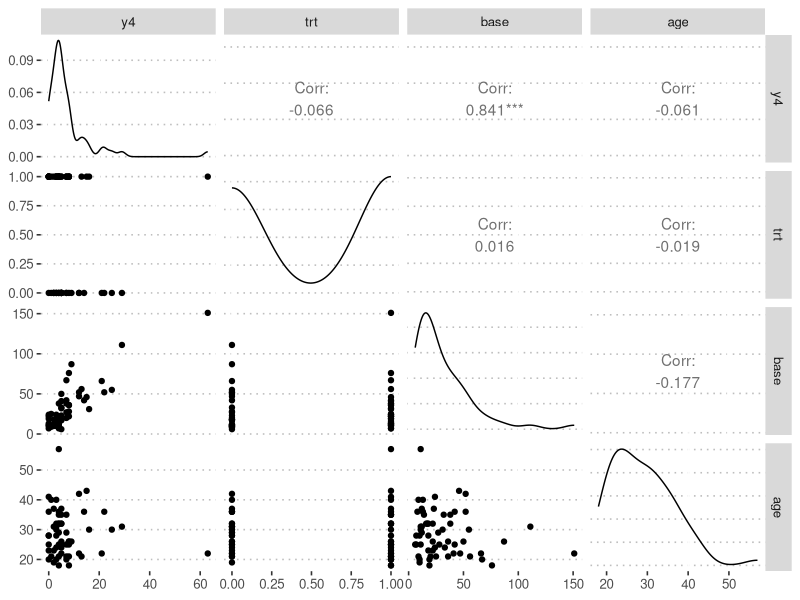
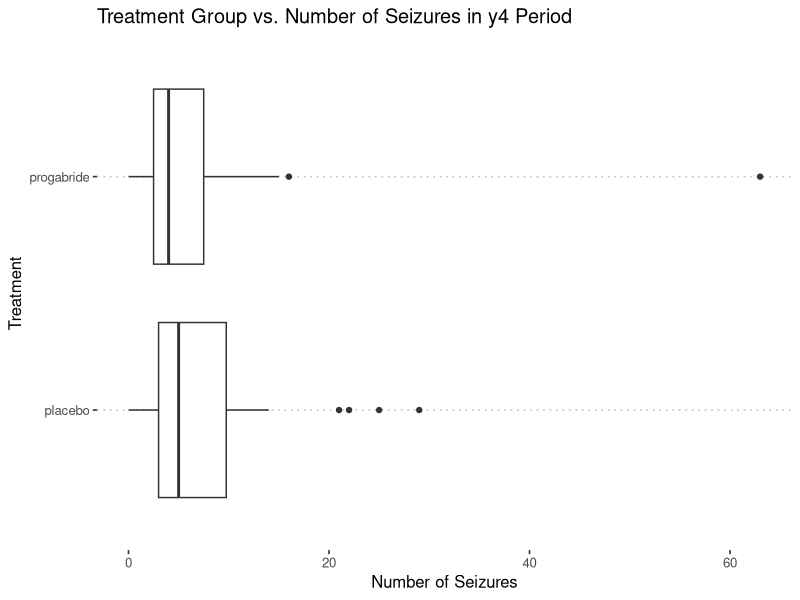
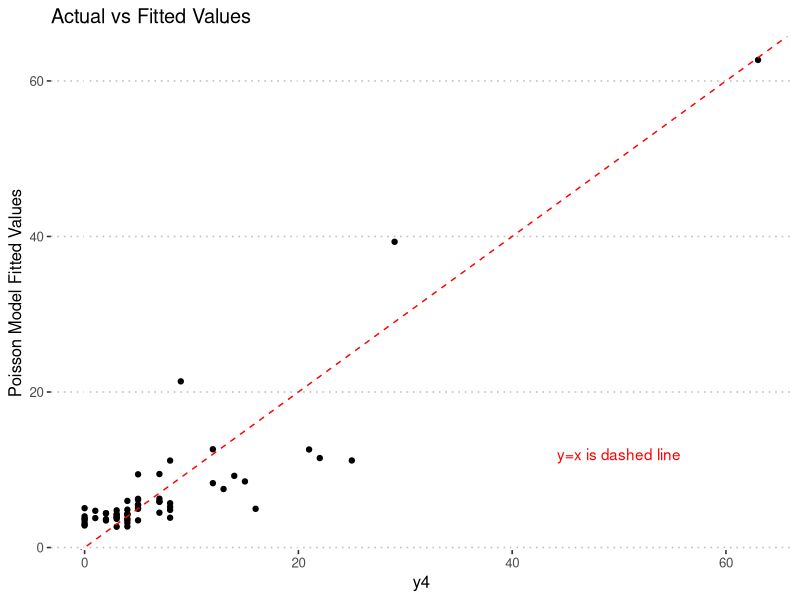
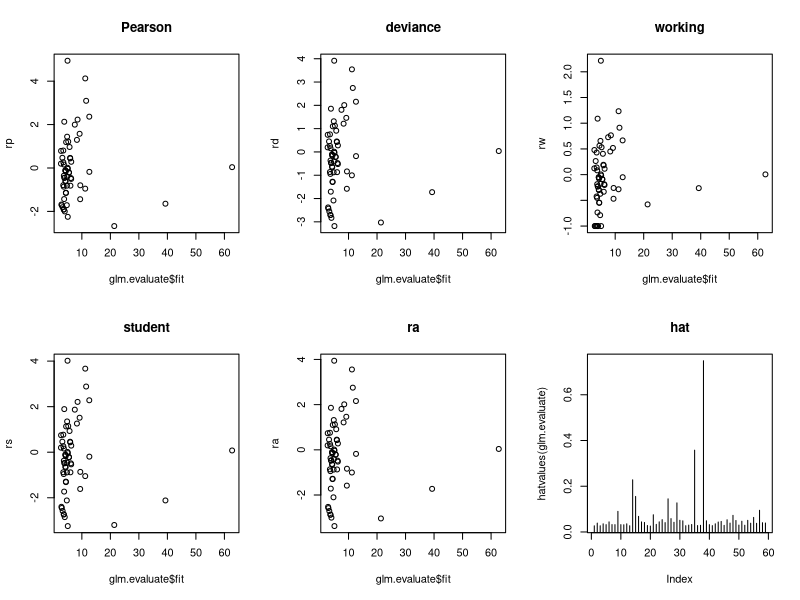
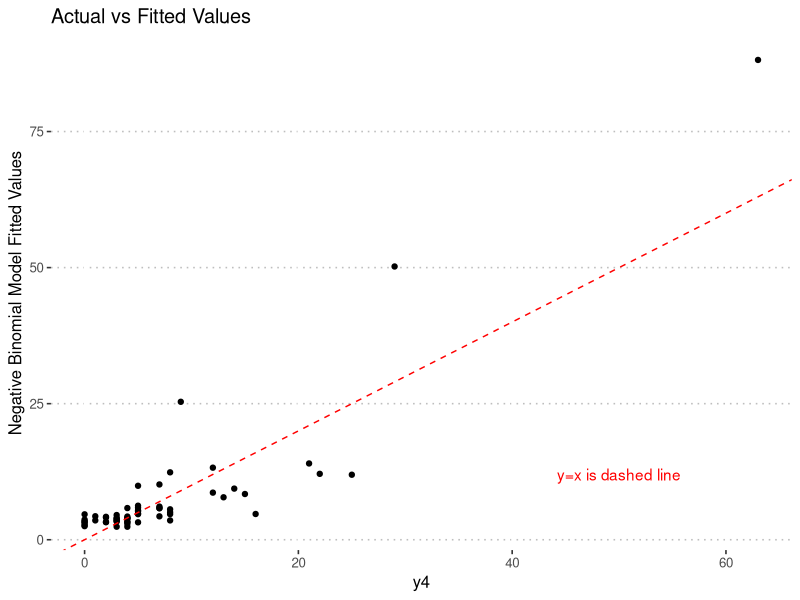
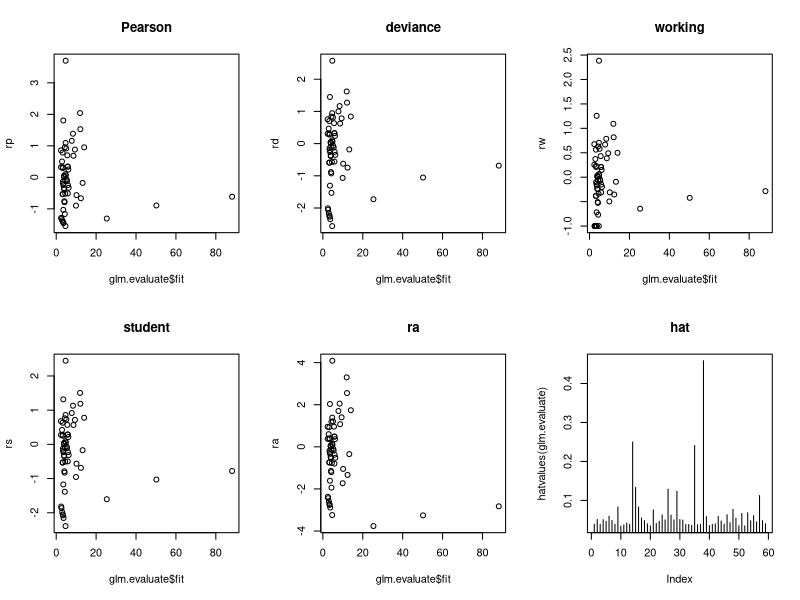

These charts were generated, in order, by the following R code:
## ---- chunk 1
knitr::opts_chunk$set(echo = TRUE)
library(tidyverse)
library(GGally)
library(ggpubr)
library(MASS)
## ---- chunk 2
seizure <- read_table2("seizure.txt")
## ---- chunk 3
mod <- glm(y4 ~ age+trt+base, family = "poisson", data = seizure)
summary(mod)
## ---- chunk 4
ggpairs(seizure[,4:7])+theme_pubclean()
ggplot(seizure, aes(y = as.factor(trt), x = y4, group=as.factor(trt)))+
  geom_boxplot()+
  theme_pubclean()+
  labs(title = "Treatment Group vs. Number of Seizures in y4 Period",
       x = "Number of Seizures",
       y = "Treatment")+
  scale_y_discrete(labels=c("0" = "placebo", "1" = "progabride"))
ggplot()+
  geom_point(aes(x = seizure$y4, mod$fitted.values))+
  geom_abline(slope = 1, intercept = 0, color = "red", linetype= "dashed")+
  theme_pubclean()+
  labs(title = "Actual vs Fitted Values",
       x = "y4",
       y = "Poisson Model Fitted Values")+
  annotate("text", x=50, y=12, label="y=x is dashed line", color = "red")
## ---- chunk 5
glm.evaluate=mod

rp=resid(glm.evaluate, "pearson")
rd=resid(glm.evaluate, "deviance")
rw=resid(glm.evaluate, "working")
rs=rstudent(glm.evaluate)
ra=3*(glm.evaluate$y^{2/3}-glm.evaluate$fit^{2/3})/glm.evaluate$fit^{1/6}/2

par(mfrow=c(2,3))
plot(glm.evaluate$fit,rp, main="Pearson")
plot(glm.evaluate$fit,rd, main = "deviance")
plot(glm.evaluate$fit,rw, main="working")
plot(glm.evaluate$fit,rs, main="student")
plot(glm.evaluate$fit,ra, main="ra")
plot(hatvalues(glm.evaluate), type="h", main="hat")
## ---- chunk 6
mod_nb <- glm.nb(y4 ~ age+trt+base, data=seizure)
summary(mod_nb)
## ---- chunk 7
ggplot()+
  geom_point(aes(x = seizure$y4, mod_nb$fitted.values))+
  geom_abline(slope = 1, intercept = 0, color = "red", linetype= "dashed")+
  theme_pubclean()+
  labs(title = "Actual vs Fitted Values",
       x = "y4",
       y = "Negative Binomial Model Fitted Values")+
  annotate("text", x=50, y=12, label="y=x is dashed line", color = "red")
## ---- chunk 8
glm.evaluate=mod_nb

rp=resid(glm.evaluate, "pearson")
rd=resid(glm.evaluate, "deviance")
rw=resid(glm.evaluate, "working")
rs=rstudent(glm.evaluate)
ra=3*(glm.evaluate$y^{2/3}-glm.evaluate$fit^{2/3})/glm.evaluate$fit^{1/6}/2

par(mfrow=c(2,3))
plot(glm.evaluate$fit,rp, main="Pearson")
plot(glm.evaluate$fit,rd, main = "deviance")
plot(glm.evaluate$fit,rw, main="working")
plot(glm.evaluate$fit,rs, main="student")
plot(glm.evaluate$fit,ra, main="ra")
plot(hatvalues(glm.evaluate), type="h", main="hat")
